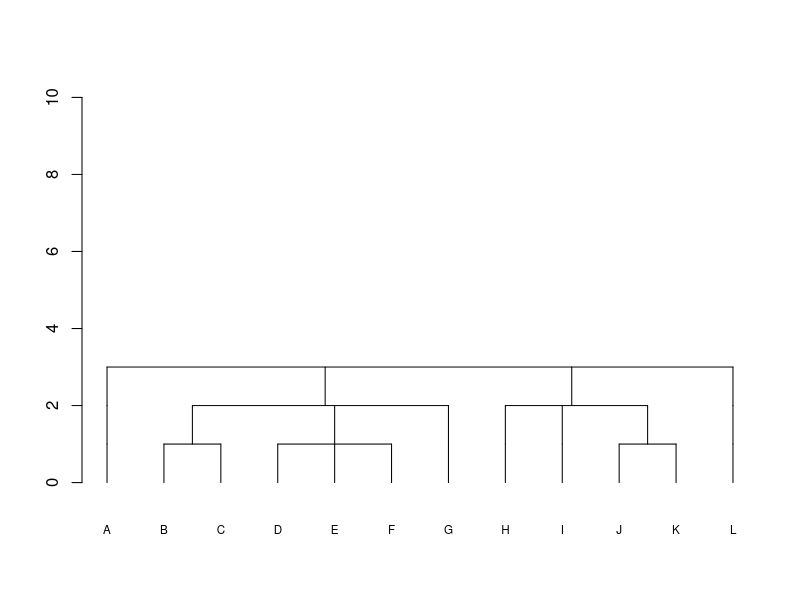

This chart was generated by the following R code:
rm(list = ls())

splitN <- function(x, n) {
  sub <- substring(x,seq(1,nchar(x),n),seq(n,nchar(x),n)) 
  return(sub)
}

getRanks <- function(groups, ranks) {
  new.ranks <- numeric(length(groups))
  
  for (i in 1:length(groups)) {
    letters <- splitN(groups[i], 1)
    rank <- mean(ranks[letters])
    new.ranks[i] <- rank
  }
  
  names(new.ranks) <- strtrim(groups, 1)
  
  ranks <- updateRanks(groups, ranks, new.ranks)
  return(ranks)
}

updateRanks <- function(groups, ranks, new.ranks) {
  for (i in 1:length(groups)) {
    letters <- splitN(groups[i], 1)
    remove <- ranks[letters]
    ranks <- subset(ranks, !(ranks %in% remove)) #ranks <- setdiff(ranks, remove)
  }
  ranks <- c(ranks, new.ranks)
  ranks <- ranks[order(names(ranks))]
  return(ranks)
}

updateString <- function(string, groups) {
  for (group in groups) {
    replacement <- strtrim(group, 1)
    group <- paste0("\\(", group, "\\)")
    string <- gsub(group, replacement = replacement, string)
  }
  return(string)
}

drawVertical <- function(letters, ranks, level) {
  for (i in 1:length(letters)) {
    segments(x0 = ranks[letters[i]], y0 = level, 
             x1 = ranks[letters[i]], y1 = level + 1)
    #col = par("fg"), lty = par("lty"), lwd = par("lwd")
  }
}

drawHorizontal <- function(groups, rank, level) {
  for (i in 1:length(groups)) {
    letters <- splitN(groups[i], 1)
    segments(x0 = ranks[letters[1]], y0 = level,
             x1 = ranks[letters[length(letters)]], y1 = level)
  }
}


#input <- "(E((AB)CD)F)"
input <- "(A((BC)(DEF)G)(HI(JK))L)"


pattern.letters <- "[()]"
pattern.inner <- ".*(\\([A-Z]+\\)).*"
#pattern.outer <- "(\\([A-Z]+\\))"

letters <- gsub(pattern.letters, replacement = "", x = input)
ranks <- 1:nchar(letters)
letters <- splitN(letters, 1) #sapply(rank, function(x) { return(substr(letters, x, x)) })
names(ranks) <- letters
groups <- c()
rest <- input

plot(1, type="n", 
     xlab="", ylab="", 
     xlim=c(1, length(letters)), ylim=c(0, 10),
     xaxt = "n", bty ="n")
axis(1, at= 1:length(letters), labels = letters, cex.axis = 0.7, lty = 0)

level <- 0
while(nchar(rest) > 1) {
  print("Drawing Vertical")
  drawVertical(letters, ranks, level)
  
  matches <- gregexpr("[(][A-Z]+[)]", rest)
  print("Getting Innermost Groups")
  groups <- unlist(lapply(regmatches(rest, matches), function(x) { substr(x, 2, nchar(x) - 1) }))
  print("Got Innermost Groups") 
  
  drawHorizontal(groups, ranks, level+1)
  
  ranks <- getRanks(groups, ranks)
  letters <- names(ranks)
  rest <- updateString(rest, groups)
  level <- level + 1
}